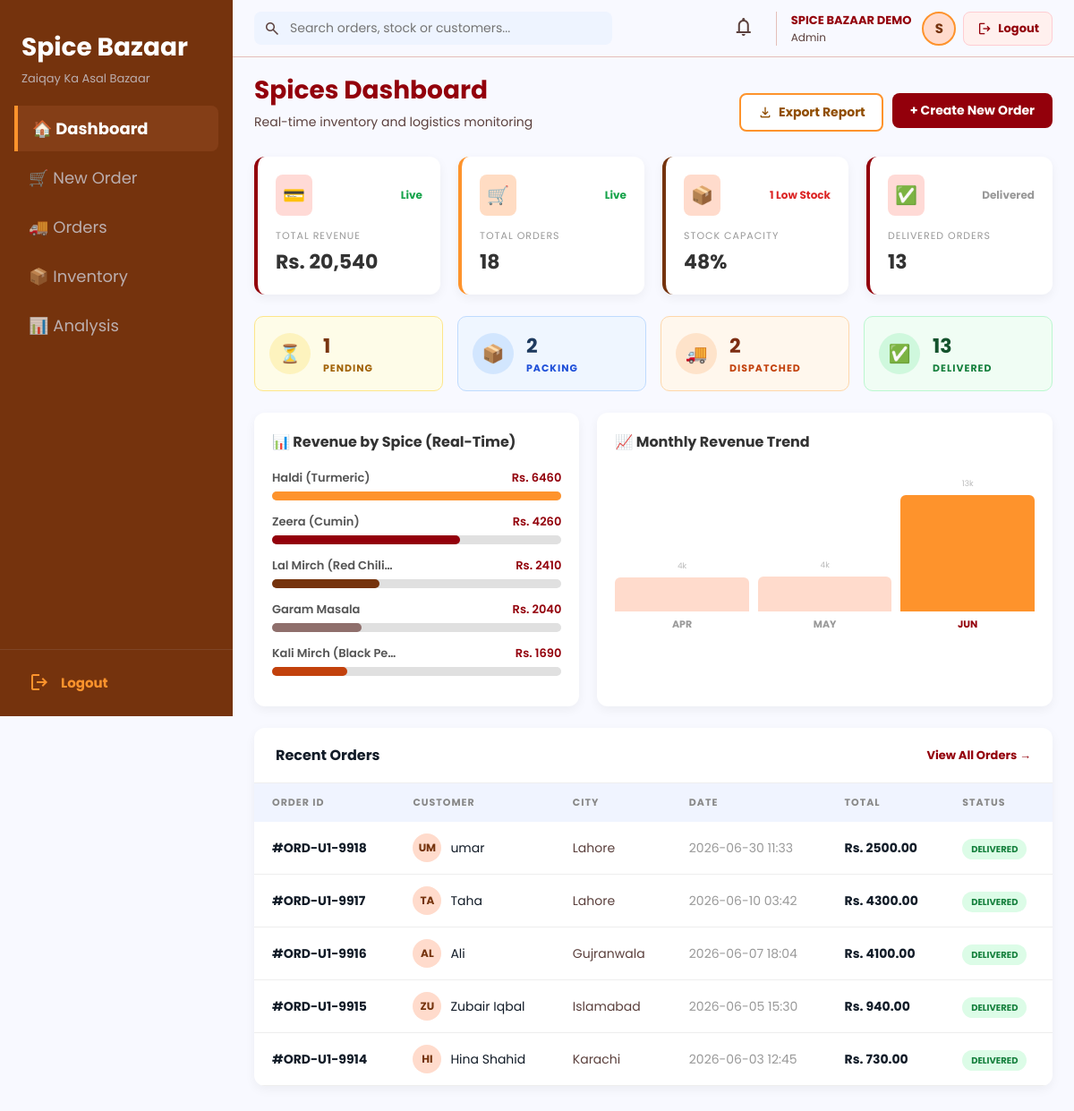
The app's page /dashboard (signed in) with its own data.
### tables this page shows
CREATE TABLE spices (
            id INTEGER PRIMARY KEY AUTOINCREMENT,
            user_id INTEGER NOT NULL,
            name TEXT NOT NULL,
            category TEXT,
            img_url TEXT,
            stock_20 INTEGER DEFAULT 0,
            stock_50 INTEGER DEFAULT 0,
            FOREIGN KEY(user_id) REFERENCES users(id)
        );

CREATE TABLE orders (
            id INTEGER PRIMARY KEY AUTOINCREMENT,
            user_id INTEGER NOT NULL,
            order_number TEXT UNIQUE,
            customer_name TEXT,
            phone TEXT,
            city TEXT,
            salesman TEXT,
            total_amount REAL DEFAULT 0,
            status TEXT DEFAULT 'Pending',
            created_at TEXT DEFAULT CURRENT_TIMESTAMP,
            FOREIGN KEY(user_id) REFERENCES users(id)
        );

### app.py (the view)
@app.route("/dashboard")
@login_required
def dashboard():
    conn = get_db()
    user_id = current_user_id()
    total_orders   = conn.execute("SELECT COUNT(*) FROM orders WHERE user_id=?", (user_id,)).fetchone()[0]
    total_revenue  = conn.execute("SELECT COALESCE(SUM(total_amount),0) FROM orders WHERE user_id=?", (user_id,)).fetchone()[0]
    pending_orders = conn.execute("SELECT COUNT(*) FROM orders WHERE user_id=? AND status='Pending'", (user_id,)).fetchone()[0]
    packing_orders = conn.execute("SELECT COUNT(*) FROM orders WHERE user_id=? AND status='Packing'", (user_id,)).fetchone()[0]
    dispatched     = conn.execute("SELECT COUNT(*) FROM orders WHERE user_id=? AND status='Dispatched'", (user_id,)).fetchone()[0]
    delivered      = conn.execute("SELECT COUNT(*) FROM orders WHERE user_id=? AND status='Delivered'", (user_id,)).fetchone()[0]
    total_spices   = conn.execute("SELECT COUNT(*) FROM spices WHERE user_id=?", (user_id,)).fetchone()[0]
    low_stock      = conn.execute("SELECT COUNT(*) FROM spices WHERE user_id=? AND (stock_20 < 10 OR stock_50 < 10)", (user_id,)).fetchone()[0]
    total_units = conn.execute("SELECT COALESCE(SUM(stock_20 + stock_50),0) FROM spices WHERE user_id=?", (user_id,)).fetchone()[0]
    max_units   = total_spices * 200
    stock_pct   = int((total_units / max_units) * 100) if max_units else 0
    raw_recent = conn.execute(
        """SELECT order_number, customer_name, city, total_amount, status, created_at
           FROM orders WHERE user_id=? ORDER BY id DESC LIMIT 5""",
        (user_id,)
    ).fetchall()
    recent_orders = [
        {
            'order_number':  row['order_number'],
            'customer_name': row['customer_name'],
            'city':          row['city'],
            'total_amount':  row['total_amount'],
            'status':        row['status'],
            'display_time':  row['created_at'][:16] if row['created_at'] else '',
        }
        for row in raw_recent
    ]
    spice_revenue_rows = conn.execute("""
        SELECT s.name, COALESCE(SUM(oi.qty_20 * 20 + oi.qty_50 * 50), 0) AS rev
        FROM spices s
        LEFT JOIN order_items oi ON s.id = oi.spice_id
        LEFT JOIN orders o ON oi.order_id = o.id AND o.user_id = ?
        WHERE s.user_id = ?
        GROUP BY s.id ORDER BY rev DESC LIMIT 5
    """, (user_id, user_id)).fetchall()
    max_spice_rev = max((row['rev'] for row in spice_revenue_rows), default=1) or 1
    spice_revenue = [
        {'name': row['name'], 'rev': row['rev'], 'pct': int((row['rev'] / max_spice_rev) * 100)}
        for row in spice_revenue_rows
    ]
    monthly_rows = conn.execute("""
        SELECT substr(created_at, 1, 7) AS year_month,
               COALESCE(SUM(total_amount), 0) AS rev
        FROM orders WHERE user_id=?
        GROUP BY substr(created_at, 1, 7)
        ORDER BY substr(created_at, 1, 7) DESC LIMIT 6
    """, (user_id,)).fetchall()
    monthly_rows  = list(reversed(monthly_rows))  # Show oldest → newest
    max_monthly   = max((row['rev'] for row in monthly_rows), default=1) or 1
    monthly_data  = [
        {
            'month': MONTH_NAMES.get(row['year_month'][5:7], row['year_month']),
            'rev':   row['rev'],
            'pct':   int((row['rev'] / max_monthly) * 100)
        }
        for row in monthly_rows
    ]
    conn.close()
    return render_template("dashboard.html",
        total_revenue=f"Rs. {total_revenue:,.0f}",
        total_revenue_raw=total_revenue,
        total_orders=total_orders,
        stock_pct=f"{stock_pct}%",
        pending_orders=pending_orders,
        packing_orders=packing_orders,
        dispatched=dispatched,
        delivered=delivered,
        low_stock=low_stock,
        recent_orders=recent_orders,
        spice_revenue=spice_revenue,
        monthly_data=monthly_data,
    )

### app.py (called while the page is built)
def get_db():
    conn = sqlite3.connect(DB_PATH)
    conn.row_factory = sqlite3.Row
    return conn

def login_required(route_function):
    @wraps(route_function)
    def wrapper(*args, **kwargs):
        if 'user_id' not in session:
            flash('Please login to access Spice Bazaar.', 'error')
            return redirect(url_for('login'))
        return route_function(*args, **kwargs)
    return wrapper

def current_user_id():
    return session['user_id']

### templates/dashboard.html (shortened to what this page needs)
<!DOCTYPE html>
<html lang="en">
<head>
</head>
<body>
<aside class="sidebar">
    <div class="sidebar-logo">
        <h1>Spice Bazaar</h1>
        <p>Zaiqay Ka Asal Bazaar</p>
    </div>
    <nav>
        <a href="{{ url_for('dashboard') }}" class="nav-link active">
            🏠 Dashboard
        </a>
        <a href="{{ url_for('new_order') }}" class="nav-link">
            🛒 New Order
        </a>
        <a href="{{ url_for('orders') }}" class="nav-link">
            🚚 Orders
        </a>
        <a href="{{ url_for('inventory') }}" class="nav-link">
            📦 Inventory
        </a>
        <a href="{{ url_for('analysis') }}" class="nav-link">
            📊 Analysis
        </a>
    </nav>
        <div class="sidebar-bottom">
        <a href="/logout" class="sidebar-bottom-link" style="color:#fe932c;font-weight:700;">
            <span class="material-symbols-outlined">logout</span> Logout
        </a>
    </div>
  </aside>
<header class="topbar">
    <div class="search-box">
        <span class="material-symbols-outlined">search</span>
        <input type="text" id="dash-search" placeholder="Search orders, stock or customers..." oninput="doSearch(this.value)">
    </div>
    <div class="topbar-right">
        <button class="icon-btn"><span class="material-symbols-outlined">notifications</span></button>
        <div class="user-info">
            <div>
                <div class="name">{{ session.get('full_name', 'Admin') }}</div>
                <div class="role">{{ session.get('role', 'Admin') }}</div>
            </div>
            <div class="user-avatar">{{ session.get('full_name', 'A')[:1].upper() }}</div>
        </div>
        <a href="{{ url_for('logout') }}" class="logout-topbar">
            <span class="material-symbols-outlined" style="font-size:18px;">logout</span>
            Logout
        </a>
    </div>
</header>
<div class="main" id="dashboard-content">
    <div class="page-header">
        <div>
            <h2>Spices Dashboard</h2>
            <p>Real-time inventory and logistics monitoring</p>
        </div>
        <div class="btn-group">
            <button class="btn-outline" onclick="exportDashboardPDF()">
                <span class="material-symbols-outlined" style="font-size:18px;">download</span>
                Export Report
            </button>
            <a href="{{ url_for('new_order') }}">
                <button class="btn-solid">+ Create New Order</button>
            </a>
        </div>
    </div>
    <div class="kpi-cards">
        <div class="kpi-card">
            <div class="card-top">
                <div class="icon">💳</div>
                <span class="badge">Live</span>
            </div>
            <p class="label">Total Revenue</p>
            <p class="value">{{ total_revenue }}</p>
        </div>
        <div class="kpi-card" style="border-left-color:#fe932c;">
            <div class="card-top">
                <div class="icon" style="background:#ffdcc3;color:#904d00;">🛒</div>
                <span class="badge">Live</span>
            </div>
            <p class="label">Total Orders</p>
            <p class="value">{{ total_orders }}</p>
        </div>
        <div class="kpi-card" style="border-left-color:#75330d;">
            <div class="card-top">
                <div class="icon" style="background:#ffdbcc;color:#75330d;">📦</div>
                <span class="badge warning">{{ low_stock }} Low Stock</span>
            </div>
            <p class="label">Stock Capacity</p>
            <p class="value">{{ stock_pct }}</p>
        </div>
        <div class="kpi-card">
            <div class="card-top">
                <div class="icon">✅</div>
                <span style="font-size:12px;color:#999;font-weight:700;">Delivered</span>
            </div>
            <p class="label">Delivered Orders</p>
            <p class="value">{{ delivered }}</p>
        </div>
    </div>
    <div class="status-boxes">
        <div class="status-box yellow">
            <div class="circle">⏳</div>
            <div><p class="number">{{ pending_orders }}</p><p class="text">Pending</p></div>
        </div>
        <div class="status-box blue">
            <div class="circle">📦</div>
            <div><p class="number">{{ packing_orders }}</p><p class="text">Packing</p></div>
        </div>
        <div class="status-box orange">
            <div class="circle">🚚</div>
            <div><p class="number">{{ dispatched }}</p><p class="text">Dispatched</p></div>
        </div>
        <div class="status-box green">
            <div class="circle">✅</div>
            <div><p class="number">{{ delivered }}</p><p class="text">Delivered</p></div>
        </div>
    </div>
    <div class="charts-row">
        <div class="chart-card">
            <h4>📊 Revenue by Spice (Real-Time)</h4>
            {% set bar_colors = ['#fe932c','#93000b','#75330d','#8f6f6c','#c2410c','#a16207'] %}
            {% if spice_revenue %}
                {% for item in spice_revenue %}
                <div class="bar-item">
                    <div class="bar-label">
                        <span>{{ item.name[:20] }}{% if item.name|length > 20 %}…{% endif %}</span>
                        <span>Rs. {{ "%.0f"|format(item.rev) }}</span>
                    </div>
                    <div class="bar-bg">
                        <div class="bar-fill" style="width:{{ [item.pct,3]|max }}%;background-color:{{ bar_colors[loop.index0 % 6] }};"></div>
                    </div>
                </div>
                {% endfor %}
            {% else %}
                <p class="no-data-msg">No orders yet — charts will appear once orders are placed.</p>
            {% endif %}
        </div>
        <div class="chart-card bar-chart-card">
            <div class="chart-header">
                <h4>📈 Monthly Revenue Trend</h4>
            </div>
            {% if monthly_data %}
            <div class="bars-container">
                {% for m in monthly_data %}
                <div class="bar-col">
                    <span class="rev-label">{{ "%.0f"|format(m.rev/1000) if m.rev >= 1000 else "%.0f"|format(m.rev) }}{{ 'k' if m.rev >= 1000 else '' }}</span>
                    <div class="bar {% if loop.last %}highlight{% endif %}" style="height:calc({{ [m.pct,4]|max }} * 1.3px);"></div>
                    <span class="month {% if loop.last %}active{% endif %}">{{ m.month.upper() if m.month else '—' }}</span>
                </div>
                {% endfor %}
            </div>
            {% else %}
                <p class="no-data-msg">No monthly data yet — place orders to see trends.</p>
            {% endif %}
        </div>
    </div>
    <div class="orders-section">
        <div class="orders-header">
            <h4>Recent Orders</h4>
            <a href="{{ url_for('orders') }}">View All Orders →</a>
        </div>
        <table>
            <thead>
                <tr>
                    <th>Order ID</th><th>Customer</th><th>City</th>
                    <th>Date</th><th>Total</th><th>Status</th>
                </tr>
            </thead>
            <tbody id="orders-tbody">
                {% for o in recent_orders %}
                <tr class="order-row" data-search="{{ o.customer_name }} {{ o.city }} {{ o.order_number }}">
                    <td><b>{{ o.order_number }}</b></td>
                    <td>
                        <div class="customer-cell">
                            <div class="avatar">{{ o.customer_name[:2].upper() if o.customer_name else '??' }}</div>
                            {{ o.customer_name }}
                        </div>
                    </td>
                    <td style="color:#5b403d;">{{ o.city }}</td>
                    <td style="color:#999;">{{ o.display_time[:16] if o.display_time else "" }}</td>
                    <td><b>Rs. {{ "%.2f"|format(o.total_amount) }}</b></td>
                    <td><span class="badge-status {{ o.status.lower() }}">{{ o.status }}</span></td>
                </tr>
                {% else %}
                <tr>
                    <td colspan="6" style="text-align:center;color:#999;padding:24px;">
                        No orders yet. <a href="{{ url_for('new_order') }}" style="color:#93000b;font-weight:700;">Create one →</a>
                    </td>
                </tr>
                {% endfor %}
            </tbody>
        </table>
    </div>
</div>
</body>
</html>

### records on screen
spices: name "Haldi (Turmeric)", rev "6460", {{ [item.pct,3]|max }} 100 (drawn)
spices: name "Zeera (Cumin)", rev "4260", {{ [item.pct,3]|max }} 65 (drawn)
spices: name "Lal Mirch (Red Chili", rev "2410", {{ [item.pct,3]|max }} 37 (drawn)
spices: name "Garam Masala", rev "2040", {{ [item.pct,3]|max }} 31 (drawn)
spices: name "Kali Mirch (Black Pe", rev "1690", {{ [item.pct,3]|max }} 26 (drawn)
orders: order_number "#ORD-U1-9918", customer_name "UM", customer_name "umar", city "Lahore", created_at "2026-06-30 11:33", total_amount "2500.00", status "DELIVERED"
orders: order_number "#ORD-U1-9917", customer_name "TA", customer_name "Taha", city "Lahore", created_at "2026-06-10 03:42", total_amount "4300.00", status "DELIVERED"
orders: order_number "#ORD-U1-9916", customer_name "AL", customer_name "Ali", city "Gujranwala", created_at "2026-06-07 18:04", total_amount "4100.00", status "DELIVERED"
orders: order_number "#ORD-U1-9915", customer_name "ZU", customer_name "Zubair Iqbal", city "Islamabad", created_at "2026-06-05 15:30", total_amount "940.00", status "DELIVERED"
orders: order_number "#ORD-U1-9914", customer_name "HI", customer_name "Hina Shahid", city "Karachi", created_at "2026-06-03 12:45", total_amount "730.00", status "DELIVERED"

### other values on screen
{{ session.get('full_name', 'Admin') }} "SPICE BAZAAR DEMO"
{{ session.get('role', 'Admin') }} "Admin"
{{ session.get('full_name', 'A')[:1].upper() }} "S"
{{ total_revenue }} "Rs. 20,540"
{{ total_orders }} "18"
{{ low_stock }} "1"
{{ stock_pct }} "48%"
{{ delivered }} "13"
{{ pending_orders }} "1"
{{ packing_orders }} "2"
{{ dispatched }} "2"
{{ "%.0f"|format(m.rev/1000) if m.rev >= 1000 else "%.0f"|format(m.rev) }} "4" "4" "13"
{{ 'k' if m.rev >= 1000 else '' }} "k" "k" "k"
{{ m.month.upper() if m.month else '—' }} "APR" "MAY" "JUN"
